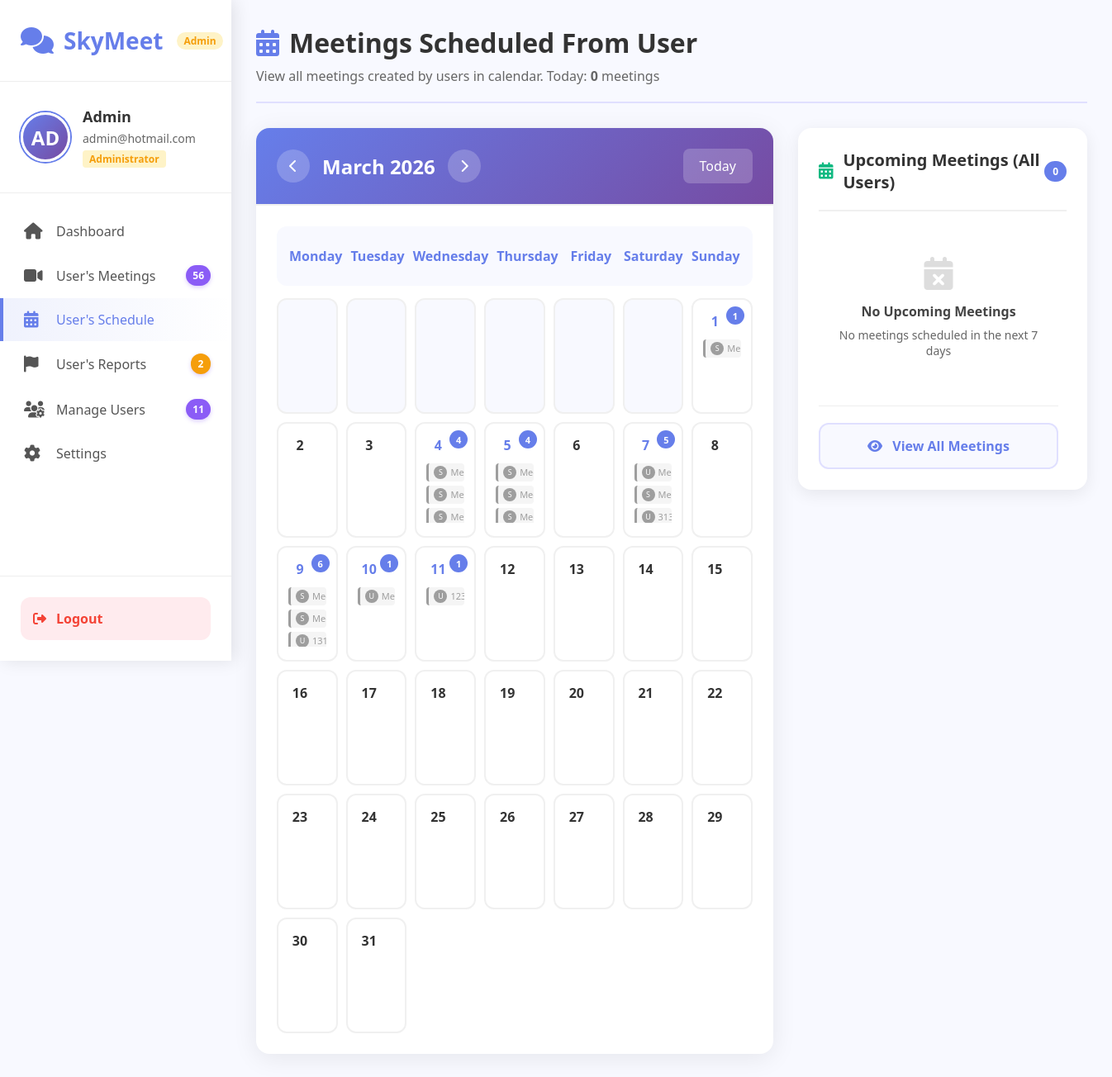
Screenshot of /admin_schedule.php?month=3&year=2026 (signed in) with the database file from the repository.
### tables this page shows
CREATE TABLE `users` (
  `id` int(11) NOT NULL,
  `username` varchar(100) DEFAULT NULL,
  `email` varchar(100) NOT NULL,
  `education_level` varchar(50) DEFAULT NULL,
  `program` varchar(100) DEFAULT NULL,
  `semester` varchar(20) DEFAULT NULL,
  `year` varchar(10) DEFAULT NULL,
  `student_id` varchar(50) DEFAULT NULL,
  `password` varchar(255) NOT NULL,
  `role` varchar(20) DEFAULT 'user',
  `created_at` timestamp NOT NULL DEFAULT current_timestamp(),
  `profile_photo` varchar(255) DEFAULT NULL,
  `last_activity` timestamp NULL DEFAULT NULL
);

CREATE TABLE `meetings` (
  `id` int(11) NOT NULL,
  `title` varchar(200) NOT NULL,
  `description` text DEFAULT NULL,
  `host_id` int(11) NOT NULL,
  `meeting_date` date NOT NULL,
  `start_time` time NOT NULL,
  `end_time` time NOT NULL,
  `participants` text DEFAULT NULL,
  `status` enum('scheduled','ongoing','completed','cancelled') DEFAULT 'scheduled',
  `room_id` varchar(100) NOT NULL,
  `password` varchar(255) DEFAULT NULL,
  `is_password_protected` tinyint(1) DEFAULT 0,
  `created_at` timestamp NOT NULL DEFAULT current_timestamp(),
  `updated_at` timestamp NOT NULL DEFAULT current_timestamp() ON UPDATE current_timestamp(),
  `username` varchar(50) NOT NULL
);

### admin_schedule.php (the view, shortened to what the rows shown need)
<?php
require_once 'connect.php';
$user_id = $_SESSION['user_id'];
$username = $_SESSION['username'];
require_once 'profile_utils.php';
$user = getCurrentUser($conn, $user_id);
function getMeetingStatus($meeting_date, $start_time, $end_time) {
    $now = time();
    $meeting_start = strtotime($meeting_date . ' ' . $start_time);
    $meeting_end = strtotime($meeting_date . ' ' . $end_time);
    return 'completed';
}
$current_month = isset($_GET['month']) ? intval($_GET['month']) : date('n');
$current_year = isset($_GET['year']) ? intval($_GET['year']) : date('Y');
$days_in_month = date('t', strtotime("$current_year-$current_month-01"));
$meetings_table_exists = false;
$check_table = $conn->query("SHOW TABLES LIKE 'meetings'");
if ($check_table && $check_table->num_rows > 0) {
    $meetings_table_exists = true;
}
$meetings = [];
if ($meetings_table_exists) {
    $meetings_sql = "SELECT m.*,
                            u.username as host_username,
                            u.email as host_email,
                            GROUP_CONCAT(DISTINCT p.email SEPARATOR ', ') as participants_emails,
                            COUNT(DISTINCT p.id) as participant_count
                     FROM meetings m
                     LEFT JOIN users u ON m.host_id = u.id
                     LEFT JOIN meeting_participants mp ON m.id = mp.meeting_id
                     LEFT JOIN users p ON mp.participant_id = p.id
                     WHERE MONTH(m.meeting_date) = ?
                     AND YEAR(m.meeting_date) = ?
                     GROUP BY m.id
                     ORDER BY m.meeting_date, m.start_time";
    $meetings_stmt = $conn->prepare($meetings_sql);
    $meetings_stmt->bind_param("ii", $current_month, $current_year);
    $meetings_stmt->execute();
    $meetings_result = $meetings_stmt->get_result();
    while ($meeting = $meetings_result->fetch_assoc()) {
        $date = date('j', strtotime($meeting['meeting_date']));
        if (!isset($meetings[$date])) {
            $meetings[$date] = [];
        }
        $meetings[$date][] = $meeting;
    }
}
?>
<!DOCTYPE html>
<html lang="en">
<head>
    <link rel="stylesheet" href="https://cdnjs.cloudflare.com/ajax/libs/font-awesome/6.4.0/css/all.min.css">
</head>
<body>
    <div class="dashboard-container">
        <div class="sidebar" id="sidebar">
            <div class="logo">
                <h1><i class="fas fa-comments"></i> SkyMeet <span>Admin</span></h1>
            </div>
            <div class="user-profile">
                <div class="user-info">
                    <h3><?php echo htmlspecialchars($username); ?></h3>
                    <p><?php echo htmlspecialchars($user['email'] ?? 'Admin'); ?></p>
                    <span class="user-role">Administrator</span>
                </div>
            </div>
        </div>
        <div class="main-content">
            <div class="page-header">
                <div>
                    <h1>
                        <i class="fas fa-calendar-alt"></i>
                        Meetings Scheduled From User
                    </h1>
                </div>
            </div>
            <div class="schedule-layout">
                <div class="left-column">
                    <div class="calendar-container">
                        <div class="calendar-grid">
                            <div class="days-grid">
                                <?php
                                $today = date('j');
                                for ($day = 1; $day <= $days_in_month; $day++) {
                                    $is_today = ($day == $today && $current_month == date('n') && $current_year == date('Y'));
                                    $has_meetings = isset($meetings[$day]) && count($meetings[$day]) > 0;
                                    $meeting_count = $has_meetings ? count($meetings[$day]) : 0;
                                    $date_str = date('Y-m-d', strtotime("$current_year-$current_month-$day"));
                                    echo '<div class="day' . ($is_today ? ' today' : '') . ($has_meetings ? ' has-meetings' : '') . '"
                                          onclick="showDayMeetings(' . $day . ', \'' . $date_str . '\')">';
                                    echo '<div class="day-number">' . $day . '</div>';
                                    if ($has_meetings) {
                                        echo '<div class="meeting-count">' . $meeting_count . '</div>';
                                        echo '<div class="meeting-list">';
                                        $day_meetings = $meetings[$day];
                                        usort($day_meetings, function($a, $b) {
                                            return strtotime($a['start_time']) - strtotime($b['start_time']);
                                        });
                                        foreach ($day_meetings as $meeting) {
                                            $status = getMeetingStatus($meeting['meeting_date'], $meeting['start_time'], $meeting['end_time']);
                                            $host_initial = strtoupper(substr($meeting['host_username'] ?? 'U', 0, 1));
                                            $status_class = "status-" . $status;
                                            echo '<div class="meeting-item-small ' . $status_class . '"
                                                  onclick="event.stopPropagation(); showMeetingDetails(' . $meeting['id'] . ', \'' . addslashes($meeting['title']) . '\', \'' . addslashes($meeting['description']) . '\', \'' . $meeting['meeting_date'] . '\', \'' . $meeting['start_time'] . '\', \'' . $meeting['end_time'] . '\', \'' . $status . '\', \'' . $meeting['room_id'] . '\', \'' . addslashes($meeting['host_username'] ?? 'Unknown') . '\')">'
                                                  . '<span class="host-badge" title="' . htmlspecialchars($meeting['host_username'] ?? 'Unknown') . '">' . $host_initial . '</span>'
                                                  . htmlspecialchars(substr($meeting['title'], 0, 10)) .
                                                  ' ' . date('g:i A', strtotime($meeting['start_time'])) .
                                                  '</div>';
                                        }
                                        echo '</div>';
                                    }
                                    echo '</div>';
                                }
                                ?>
                            </div>
                        </div>
                    </div>
                </div>
            </div>
        </div>
    </div>
</body>
</html>

### rows the page displays
users: email "admin@hotmail.com"
meetings: users.username "S"
meetings: users.username "S"
meetings: users.username "S"
meetings: users.username "S"
meetings: users.username "S"
meetings: users.username "S"
meetings: users.username "S"
meetings: users.username "U"
meetings: users.username "S"
meetings: users.username "U"
meetings: users.username "S"
meetings: users.username "S"
meetings: users.username "U"
meetings: users.username "U"
meetings: users.username "U"

### other values shown
getInitials($username) "AD"
$username "Admin"
$stats['total_meetings'] "56"
$pending_reports_count "2"
$total_users "11"
$today_meetings_count "0"
date('F Y', strtotime("$current_year-$current_month-01")) "March 2026"
$meeting_count "1"
$meeting_count "4"
$meeting_count "5"
$meeting_count "6"
count($upcoming_meetings) "0"
